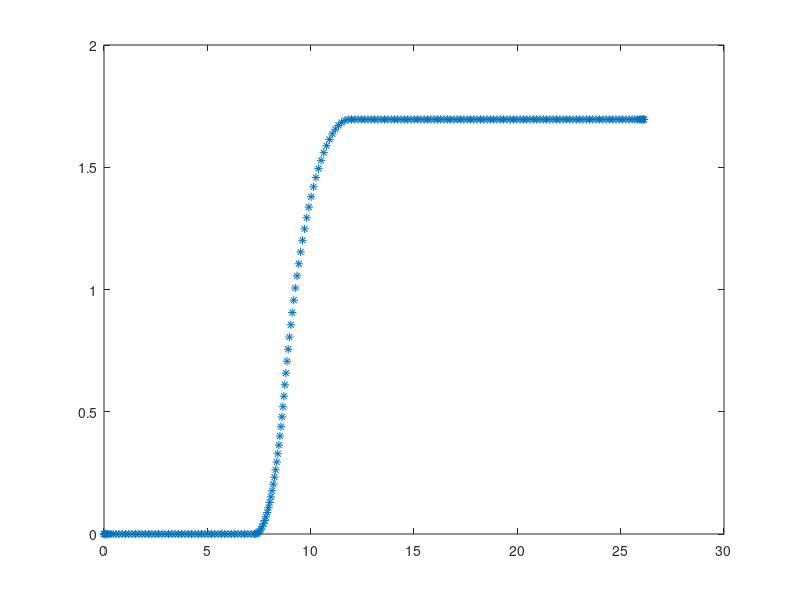

MATLAB code to generate this figure:
close all
clear 

%%%%%%%%%%%%  DATA  %%%%%%%%%%%%%

T = 0.2;    %TIME STEP [s]
N = 15;      %N 

t0 = 0;     %START TIME [s]
tc = 2;     %ACCELERATION TIME [s]
tr = 10;     %RALLENTING TIME
trr = 15;    %REACCELERATING TIME
tf = 40;    %FINISH TIME [s]

delta_th=50;%DELTA ORIENTATION [deg]
dis=10;     %SPATIAL DISPLACEMENT [m]
Tsample=0.01;

%%%%%%%%%%%%%%%%%%%%%%%%%%%%%%%%%

tt = 0:T:tf;
s=zeros(1,length(tt));
v=s; om =s;

vc = 0.8;
r=2;

vold = pi/4/(trr-tr)*r;
for i=1:length(tt)
    if tt(i)<=t0+tc
        v(i) = vc/tc*tt(i);
        om(i) = 0; 
    elseif tt(i) <= t0+tr
        v(i) = vc;
        om(i) = 0;       
    elseif tt(i) <= t0+trr
        om(i) = pi/4/(trr-tr);
        v(i) = r*om(i);
    elseif tt(i) <= t0+trr+6
        v(i) = v(i-1) + (vc-vold)/6*T;
        om(i) = -pi/4/6;
    elseif tt(i) <= tf-tc
        v(i) = vc;
        om(i) = 0;
    else 
        v(i) = vc/tc*(tf-tt(i));
        om(i) = 0;
    end
end
x = 0; y = 0; th = 0;
for i = 2:length(tt) 
    th(i) = th(i-1) + om(i-1)*T;
    x(i) = x(i-1) + v(i-1)*T*cos(th(i-1));
    y(i) = y(i-1) + v(i-1)*T*sin(th(i-1));    
end
th_d = om;
x_d = v.*cos(th);
y_d = v.*sin(th);
p_d = [x_d' y_d'];


figure;
plot(x,y,'*')
% axis([0 40 0 40])

Ttot=tf;

xd=[x;y+ones(size(y))*0;th];